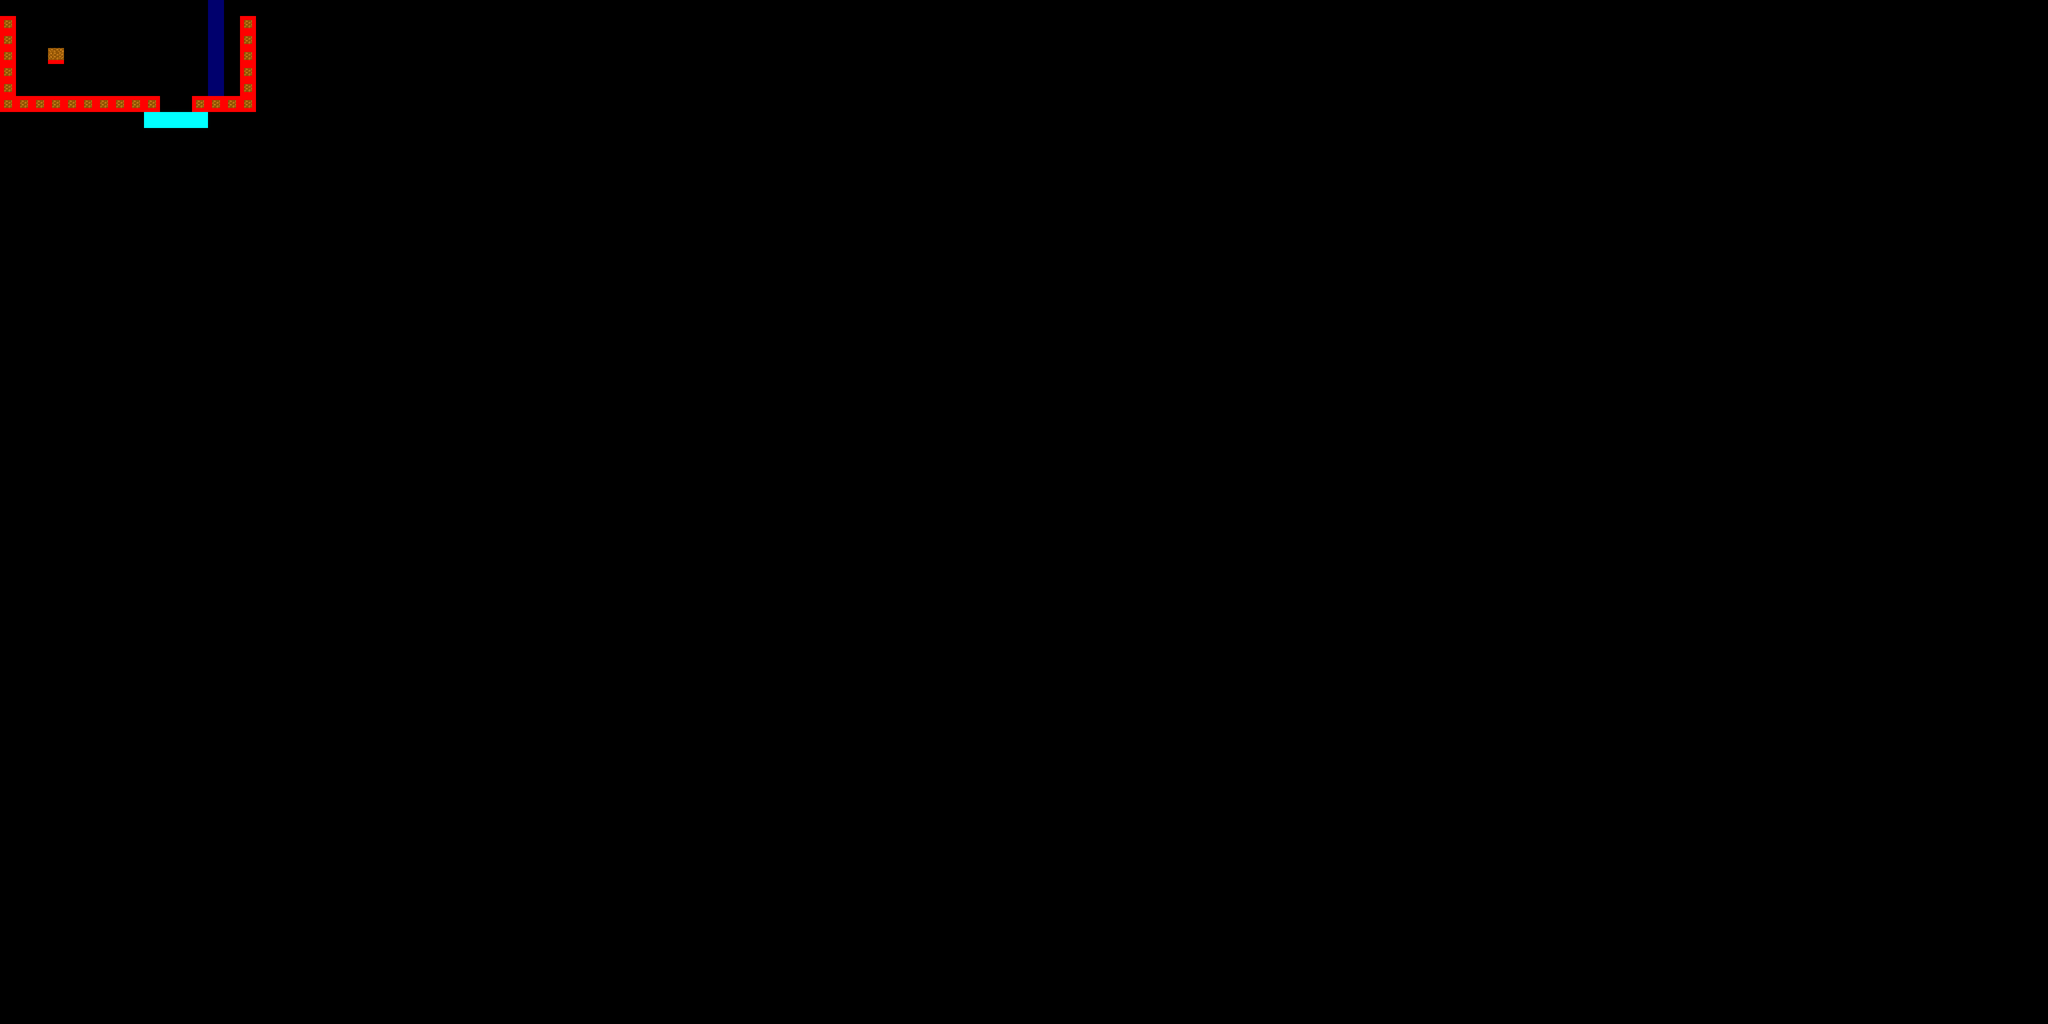

This game map was drawn from its Tiled (.tmx) file and the tilesets committed beside it. A one-line description and the trimmed map source follow:
An orthogonal 128x64 tile map with 32x32 px tiles, 2 tile layers (Tile Layer 1, collision), 2 tilesets and 4 objects (SPEEDOMAN, BLARGH, wtank, etank).

<map version="1.0" orientation="orthogonal" width="128" height="64" tilewidth="32" tileheight="32">
 <properties>
  <property name="tileset" value="assets/platforms.png" />
 </properties>
 <tileset firstgid="1" name="collision" tilewidth="32" tileheight="32">
  <image source="zz_collision.png" width="128" height="512" />
 </tileset>
 <tileset firstgid="65" name="platforms" tilewidth="32" tileheight="32">
  <image source="platforms.png" width="128" height="32" />
 </tileset>
 <layer name="Tile Layer 1" width="128" height="64">
  <data>[8192 cells, 26 non-empty, 2 distinct tile ids]</data>
 </layer>
 <layer name="collision" width="128" height="64">
  <data>[8192 cells, 37 non-empty, 5 distinct tile ids]</data>
 </layer>
 <objectgroup name="objekt" width="128" height="64">
  <object name="SPEEDOMAN" x="128" y="128" width="32" height="32">
   <properties>
    <property name="ai" value="PLAYER" />
    <property name="sprite" value="assets/speedoman.spr" />
   </properties>
  </object>
  <object name="BLARGH" x="448" y="160" width="32" height="32">
   <properties>
    <property name="ai" value="shellthing" />
    <property name="sprite" value="assets/enemy1.spr" />
   </properties>
  </object>
  <object name="wtank" x="256" y="160" width="32" height="32">
   <properties>
    <property name="ai" value="W-TANK" />
    <property name="sprite" value="assets/wtank.spr" />
   </properties>
  </object>
  <object name="etank" x="288" y="160" width="32" height="32">
   <properties>
    <property name="ai" value="E-TANK" />
    <property name="sprite" value="assets/etank.spr" />
   </properties>
  </object>
 </objectgroup>
</map>
